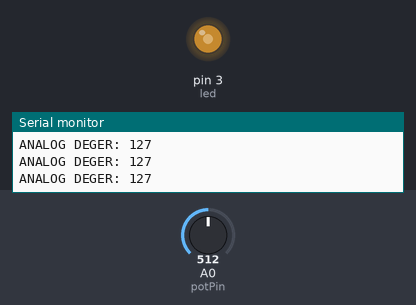
Simulated run of this sketch. Board: Arduino Uno, built with avr-gcc and run on an emulated ATmega328P. On the bench: output pins drawn as LEDs (lit = HIGH), the last lines printed to the serial monitor. The test bench sets the inputs (shaded band); at power-on: A0 (potPin) = 512.

Above: at 1.4 s.
1.5 s: A0 (potPin) set to 716
At 2.7 s:
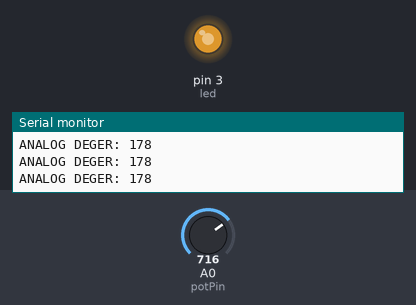
3.0 s: A0 (potPin) set to 411
At 4.1 s:
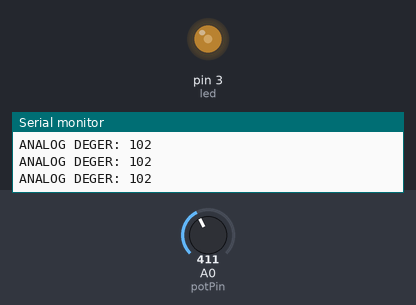
6.0 s: A0 (potPin) set to 394
At 7.0 s:
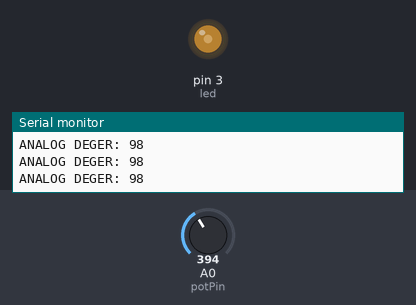
7.5 s: A0 (potPin) set to 122
At 8.7 s:
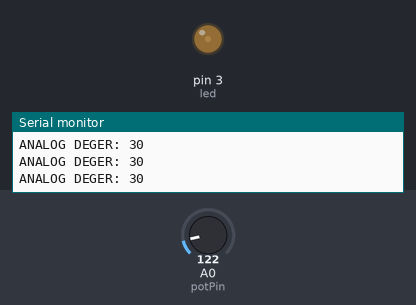
9.0 s: A0 (potPin) set to 900
At 9.8 s:
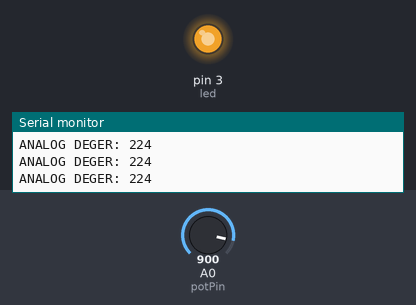
10.5 s: A0 (potPin) set to 511
At 11.0 s:
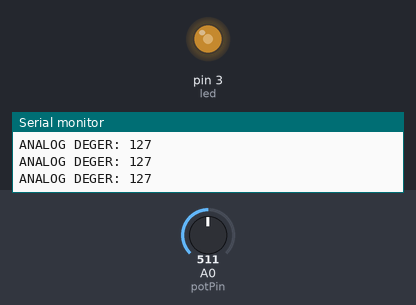
Timing chart, 0 to 13.0 s (numbered marks = the images above; inputs shaded):
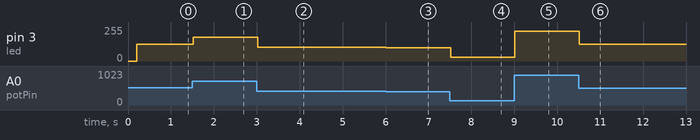

Measured:
- after the input at 1.5 s, pin 3 (led): 127/255 → 178/255 at once
- after the input at 3.0 s, pin 3 (led): 178/255 → 102/255 at once
- after the input at 6.0 s, pin 3 (led): 102/255 → 98/255 at once
- after the input at 7.5 s, pin 3 (led): 98/255 → 30/255 at once
- after the input at 9.0 s, pin 3 (led): 30/255 → 224/255 at once
- after the input at 10.5 s, pin 3 (led): 224/255 → 127/255 at once

The sketch:

PotLedYakma2.ino
```cpp
#define led 3
#define potPin A0

int deger=0;

void setup() {
  Serial.begin(9600);
  Serial.println("ANALOG POT OKUMA");
  delay(200);
}

void loop() {
  deger = analogRead(potPin);
  deger = map(deger, 0, 1023, 0, 255);
  analogWrite(led, deger);
  Serial.print("ANALOG DEGER: ");
  Serial.println(deger);
}
```
